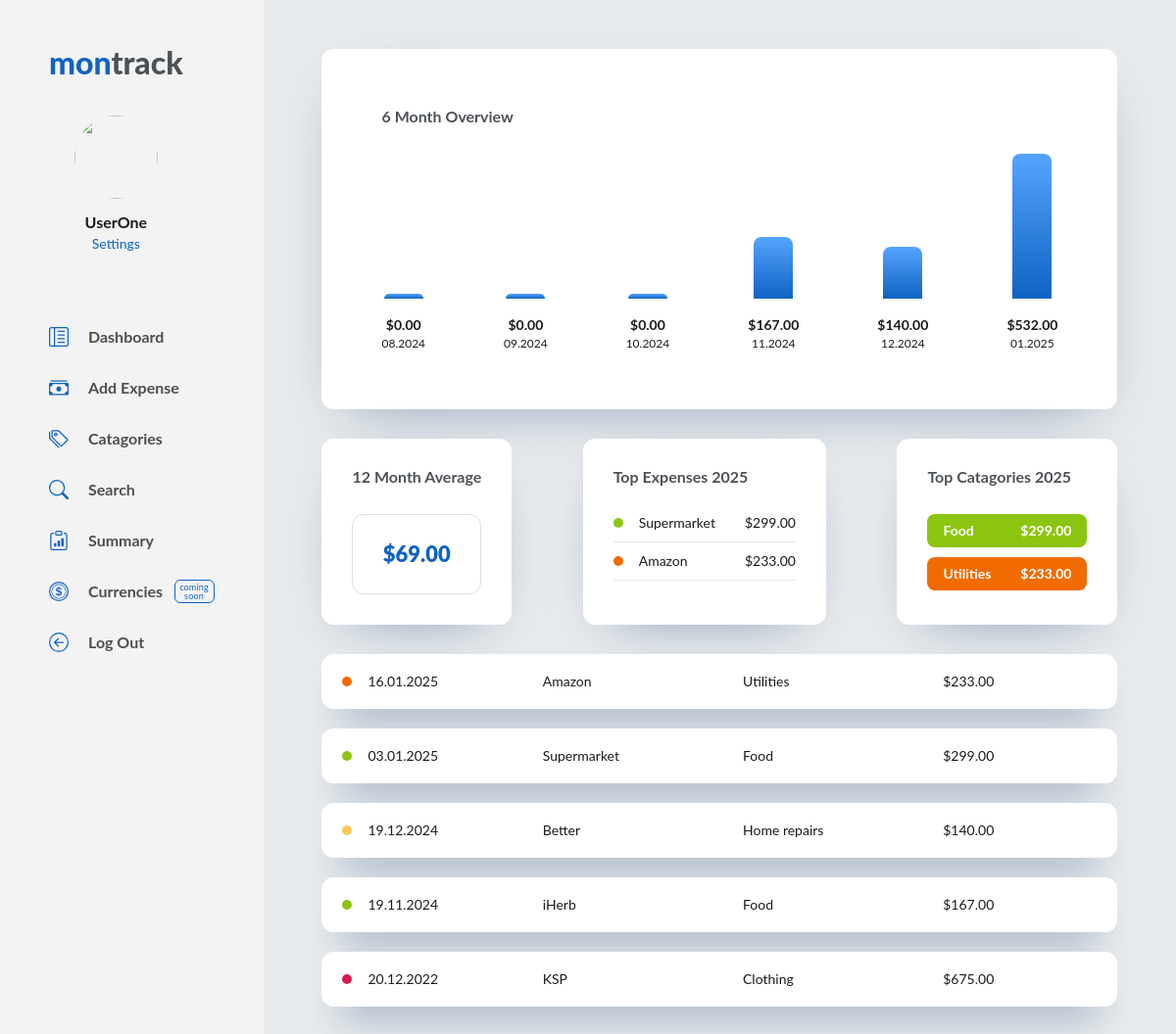
/ (signed in), run on the app's committed database.
### tables this page shows
CREATE TABLE users (
    user_id INTEGER PRIMARY KEY AUTOINCREMENT NOT NULL,
    fname TEXT NOT NULL,
    lname TEXT NOT NULL,
    username TEXT NOT NULL,
    email TEXT NOT NULL,
    hash TEXT NOT NULL
, image TEXT NOT NULL DEFAULT 'https://uploads-ssl.webflow.com/63987bd2db675b2f0fd5a56e/63987bd2db675bb88dd5a5a1_Icon%202.svg');

CREATE TABLE expenses (
    expense_id INTEGER PRIMARY KEY AUTOINCREMENT NOT NULL,
    user_id INTEGER NOT NULL,
    date DATE NOT NULL,
    shop TEXT NOT NULL,
    total NUMERIC NOT NULL,
    currency TEXT NOT NULL,
    category TEXT NOT NULL,
    description TEXT
);

CREATE TABLE categories (
    category_id INTEGER PRIMARY KEY AUTOINCREMENT NOT NULL,
    category TEXT UNIQE NOT NULL,
    color TEXT NOT NULL DEFAULT "#1063c2"
);

CREATE TABLE currencies (
    currency_id INTEGER PRIMARY KEY AUTOINCREMENT NOT NULL,
    country TEXT NOT NULL,
    currency TEXT NOT NULL,
    symbol TEXT NOT NULL
);

### application.py (the view)
@application.route("/")
@login_required
def index():
    user_id = session["user_id"]
    connect = sqlite3.connect(dburl)
    cursor = connect.cursor()
    cursor.execute("SELECT username FROM users WHERE user_id = ?", (user_id,))
    username = cursor.fetchone()[0]
    cursor.execute("SELECT image FROM users WHERE user_id = ?", (user_id,))
    userimage = cursor.fetchone()[0]
    year = str(datetime.now().year)
    cursor.execute("SELECT months.month, COALESCE(SUM(expenses.total), 0) AS total_sum, COALESCE(symbol, '$') AS symbol FROM (SELECT strftime('%m.%Y', date('now', 'start of month', '-5 months')) AS month UNION ALL SELECT strftime('%m.%Y', date('now', 'start of month', '-4 months')) UNION ALL SELECT strftime('%m.%Y', date('now', 'start of month', '-3 months')) UNION ALL SELECT strftime('%m.%Y', date('now', 'start of month', '-2 months')) UNION ALL SELECT strftime('%m.%Y', date('now', 'start of month', '-1 months')) UNION ALL SELECT strftime('%m.%Y', date('now', 'start of month')) ) AS months LEFT JOIN (SELECT * FROM expenses JOIN currencies ON expenses.currency = currencies.currency WHERE user_id = ?) expenses ON strftime('%m.%Y', expenses.date) = months.month GROUP BY months.month ORDER BY datetime(months.month, '+1 months')", (user_id,))
    six_months = cursor.fetchall()
    cursor.execute("SELECT COALESCE(SUM(expenses.total), 0) AS total_sum FROM (SELECT strftime('%m.%Y', date('now', 'start of month', '-5 months')) AS month UNION ALL SELECT strftime('%m.%Y', date('now', 'start of month', '-4 months')) UNION ALL SELECT strftime('%m.%Y', date('now', 'start of month', '-3 months')) UNION ALL SELECT strftime('%m.%Y', date('now', 'start of month', '-2 months')) UNION ALL SELECT strftime('%m.%Y', date('now', 'start of month', '-1 months')) UNION ALL SELECT strftime('%m.%Y', date('now', 'start of month')) ) AS months LEFT JOIN (SELECT * FROM expenses JOIN currencies ON expenses.currency = currencies.currency WHERE user_id = ?) expenses ON strftime('%m.%Y', expenses.date) = months.month GROUP BY months.month ORDER BY total_sum DESC LIMIT 1", (user_id,))
    max_month = cursor.fetchone()[0]
    cursor.execute("SELECT expenses.*, strftime('%d.%m.%Y', expenses.date) AS fdate, currencies.symbol, color FROM expenses JOIN currencies ON expenses.currency = currencies.currency JOIN categories ON expenses.category = categories.category WHERE expenses.user_id = ? ORDER BY date DESC LIMIT 5", (user_id,))
    expenses = cursor.fetchall()
    cursor.execute("SELECT shop, total, symbol, color FROM expenses JOIN currencies ON expenses.currency = currencies.currency JOIN categories ON expenses.category = categories.category WHERE user_id = ? AND strftime('%Y', date) = strftime('%Y', 'now') ORDER BY total DESC LIMIT 5", (user_id,))
    top_expenses = cursor.fetchall()
    cursor.execute("SELECT user_id, strftime('%Y', date) AS year, SUM(total) AS total_sum, expenses.category, color, currencies.symbol FROM expenses JOIN categories ON expenses.category = categories.category JOIN currencies ON expenses.currency = currencies.currency WHERE user_id = ? AND strftime('%Y', date) = ? GROUP BY expenses.category ORDER BY total_sum DESC LIMIT 4", (user_id, year))
    top_categories = cursor.fetchall()
    cursor.execute("SELECT SUM(total) / 12 FROM expenses WHERE user_id = ? AND date >= date('now', '-12 months')", (user_id,))
    monthly_average = cursor.fetchall()
    if monthly_average and monthly_average[0][0] is not None:
        monthly_average = monthly_average[0][0]
    else:
        monthly_average = 0
    return render_template("index.html", username=username, userimage=userimage, year=year, six_months=six_months, max_month=max_month, expenses=expenses, top_expenses=top_expenses, top_categories=top_categories, monthly_average=monthly_average)

### helpers.py (called while the page is built)
def login_required(f):
    @wraps(f)
    def decorated_function(*args, **kwargs):
        if session.get("user_id") is None:
            return redirect("/login")
        return f(*args, **kwargs)
    return decorated_function

### templates/index.html (shortened to what this page needs)
{% extends "layout.html" %}
{% block body %}
<div class="body-center">
  <div class="body-index_top">
    <div class="dashboard_panel panel-shadow">
      <div class="dash_monthly">
        <div class="dash_title-small">6 Month Overview</div>
        <div class="dash_monthly-overview">
          {% for row in six_months %}
          <div class="month-wrapper">
            <div class="dash_monthly-column" value="{{ row[1] }}"></div>
            <div class="dash_monthly-text">
              <div class="dash_monthly-medium bold">{{ row[2] }}{{ "{:,.2f}".format(row[1]) }}</div>
              <div class="dash_monthly-small">{{ row[0] }}</div>
            </div>
          </div>
          {% endfor %}
        </div>
      </div>
    </div>
  </div>
    <div class="body-index_middle">
      <div class="dashboard_panel panel-shadow">
        <div class="dash_info-wrapper">
          <div class="dash_title-small">12 Month Average</div>
          <div class="dash_monthly-avg">
            <div class="monthly-avg_total">${{ "{:,.2f}".format(monthly_average) }}</div>
          </div>
        </div>
      </div>
      <div class="dashboard_panel panel-shadow">
        <div class="dash_info-wrapper">
          <div class="dash_title-small">Top Expenses {{ year }}</div>
          <div class="dash_middle-lists dash_text">
            {% for row in top_expenses %}
            <div class="d_middle-list_item">
              <div class="category-color_wrapper">
                <div class="catagory-color" style="background-color:{{ row[3] }}"></div>
                <div>{{ row[0] }}</div>
              </div>
              <div>{{ row[2] }}{{ "{:,.2f}".format(row[1]) }}</div>
            </div>
            {% endfor %}
          </div>
        </div>
      </div>
      <div class="dashboard_panel panel-shadow">
        <div class="dash_info-wrapper">
          <div class="dash_title-small">Top Catagories {{ year }}</div>
          <div class="dash_middle-lists dash_text">
            {% for row in top_categories %}
            <div class="dash_top-categories" style="background-color:{{ row[4] }}">
              <div>{{ row[3] }}</div>
              <div>{{ row[5] }}{{ "{:,.2f}".format(row[2]) }}</div>
            </div>
            {% endfor %}
          </div>
        </div>
      </div>
    </div>
    <div class="body-index_bottom">
      {% for row in expenses %}
        <div class="dashboard_panel bottom_latest panel-shadow_thin">
          <div class="latest-expenses_wrapper">
            <div class="category-color_wrapper">
              <div class="catagory-color" style="background-color:{{ row[10] }}"></div>
              <div id="latest_date" class="dash_text">{{ row[8] }}</div>
            </div>
            <div id="latest_shop" class="dash_text">{{ row[3] }}</div>
            <div id="latest_category" class="dash_text">{{ row[6] }}</div>
            <div id="latest_total" class="dash_text">{{ row[9] }}{{ "{:,.2f}".format(row[4]) }}</div>
          </div>
        </div>
      {% endfor %}
    </div>
  </div>
</div>
{% endblock %}

### templates/layout.html (shortened to what this page needs)
<head>
  <link href="/static/styles.css" rel="stylesheet">
</head>
<body>
  <main class="main-page">
    <div class="side-menu">
      <div class="side-menu_top">
        <a href="/" class="logo-link">mon<span class="logo-link_span">track</span></a>
        <div class="side-menu_user">
          <div class="sm_user-wrapper"><img src="{{ userimage }}" loading="lazy" alt="" class="user_profile-image">
            <div class="user_name">{{ username }}</div>
            <a href="/settings" class="sm_user-link" id="settings">Settings</a>
          </div>
        </div>
      </div>
      <div class="side-menu_links">
        <div class="sm_links-wrapper">
          <a href="/" aria-current="page" class="side-menu_link w-inline-block w--current">
            <div class="menu-svg w-embed"></div>
            <div>Dashboard</div>
          </a>
          <a href="/expenses" class="side-menu_link w-inline-block">
            <div class="menu-svg w-embed"></div>
            <div>Add Expense</div>
          </a>
          <a href="/categories" aria-current="page" class="side-menu_link w-inline-block w--current">
            <div class="menu-svg w-embed"></div>
            <div>Catagories</div>
          </a>
          <a href="/search" aria-current="page" class="side-menu_link w-inline-block w--current">
            <div class="menu-svg w-embed"></div>
            <div>Search</div>
          </a>
          <a href="/summary" aria-current="page" class="side-menu_link w-inline-block w--current">
            <div class="menu-svg w-embed"></div>
            <div>Summary</div>
          </a>
          <div class="sm_link-wrapper">
            <a aria-current="page" class="side-menu_link inactive-link w-inline-block w--current">
              <div class="menu-svg w-embed"></div>
              <div>Currencies</div>
            </a>
            <div class="label-coming">coming<br>soon</div>
          </div>
          <a href="/logout" aria-current="page" class="side-menu_link w-inline-block w--current">
            <div class="menu-svg w-embed"></div>
            <div>Log Out</div>
          </a>
        </div>
      </div>
    </div>
    <div class="page-body">
      {% block body %}{% endblock %}
    </main>
</body>

### data on the page
users: username "UserOne"
expenses: shop "Supermarket", symbol "$", total "299.00", row "Food", row "$", row "03.01.2025", category "Food"
expenses: shop "Amazon", symbol "$", total "233.00", category "Utilities", row "$", row "16.01.2025"
expenses: row "19.12.2024", shop "Better", category "Home repairs", symbol "$", total "140.00"
expenses: row "19.11.2024", shop "iHerb", category "Food", symbol "$", total "167.00"
expenses: row "20.12.2022", shop "KSP", category "Clothing", symbol "$", total "675.00"

### other printed values
{{ row[2] }} "$" "$" "$" "$" "$" "$"
{{ "{:,.2f}".format(row[1]) }} "0.00" "0.00" "0.00" "167.00" "140.00" "532.00"
{{ row[0] }} "08.2024" "09.2024" "10.2024" "11.2024" "12.2024" "01.2025"
{{ "{:,.2f}".format(monthly_average) }} "69.00"
